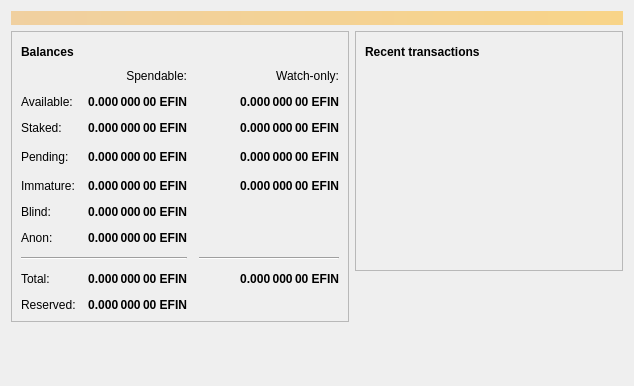
<?xml version="1.0" encoding="UTF-8"?>
<ui version="4.0">
 <class>OverviewPage</class>
 <widget class="QWidget" name="OverviewPage">
  <property name="geometry">
   <rect>
    <x>0</x>
    <y>0</y>
    <width>634</width>
    <height>386</height>
   </rect>
  </property>
  <property name="windowTitle">
   <string>Form</string>
  </property>
  <layout class="QVBoxLayout" name="topLayout">
   <item>
    <widget class="QLabel" name="labelAlerts">
     <property name="visible">
      <bool>false</bool>
     </property>
     <property name="styleSheet">
      <string notr="true">QLabel { background-color: qlineargradient(x1: 0, y1: 0, x2: 1, y2: 0, stop:0 #F0D0A0, stop:1 #F8D488); color:#000000; }</string>
     </property>
     <property name="wordWrap">
      <bool>true</bool>
     </property>
     <property name="margin">
      <number>3</number>
     </property>
     <property name="textInteractionFlags">
      <set>Qt::TextSelectableByMouse</set>
     </property>
    </widget>
   </item>
   <item>
    <layout class="QHBoxLayout" name="horizontalLayout" stretch="1,1">
     <item>
      <layout class="QVBoxLayout" name="verticalLayout_2">
       <item>
        <widget class="QFrame" name="frame">
         <property name="frameShape">
          <enum>QFrame::StyledPanel</enum>
         </property>
         <property name="frameShadow">
          <enum>QFrame::Raised</enum>
         </property>
         <layout class="QVBoxLayout" name="verticalLayout_4">
          <item>
           <layout class="QHBoxLayout" name="horizontalLayout_4">
            <item>
             <widget class="QLabel" name="label_5">
              <property name="font">
               <font>
                <weight>75</weight>
                <bold>true</bold>
               </font>
              </property>
              <property name="text">
               <string>Balances</string>
              </property>
             </widget>
            </item>
            <item>
             <widget class="QPushButton" name="labelWalletStatus">
              <property name="enabled">
               <bool>true</bool>
              </property>
              <property name="maximumSize">
               <size>
                <width>30</width>
                <height>16777215</height>
               </size>
              </property>
              <property name="toolTip">
               <string>The displayed information may be out of date. Your wallet automatically synchronizes with the Efin network after a connection is established, but this process has not completed yet.</string>
              </property>
              <property name="text">
               <string/>
              </property>
              <property name="icon">
               <iconset>
                <normaloff>:/icons/warning</normaloff>
                <disabledoff>:/icons/warning</disabledoff>:/icons/warning</iconset>
              </property>
              <property name="iconSize">
               <size>
                <width>24</width>
                <height>24</height>
               </size>
              </property>
              <property name="flat">
               <bool>true</bool>
              </property>
             </widget>
            </item>
            <item>
             <spacer name="horizontalSpacer_3">
              <property name="orientation">
               <enum>Qt::Horizontal</enum>
              </property>
              <property name="sizeHint" stdset="0">
               <size>
                <width>40</width>
                <height>20</height>
               </size>
              </property>
             </spacer>
            </item>
           </layout>
          </item>
          <item>
           <layout class="QGridLayout" name="gridLayout">
            <property name="spacing">
             <number>12</number>
            </property>
            <item row="2" column="1">
             <widget class="QLabel" name="labelStaked">
              <property name="font">
               <font>
                <weight>75</weight>
                <bold>true</bold>
               </font>
              </property>
              <property name="cursor">
               <cursorShape>IBeamCursor</cursorShape>
              </property>
              <property name="toolTip">
               <string>Your current staked balance</string>
              </property>
              <property name="text">
               <string notr="true">0.000 000 00 EFIN</string>
              </property>
              <property name="alignment">
               <set>Qt::AlignRight|Qt::AlignTrailing|Qt::AlignVCenter</set>
              </property>
              <property name="textInteractionFlags">
               <set>Qt::LinksAccessibleByMouse|Qt::TextSelectableByKeyboard|Qt::TextSelectableByMouse</set>
              </property>
             </widget>
            </item>
            <item row="2" column="2">
             <widget class="QLabel" name="labelWatchStaked">
              <property name="font">
               <font>
                <weight>75</weight>
                <bold>true</bold>
               </font>
              </property>
              <property name="cursor">
               <cursorShape>IBeamCursor</cursorShape>
              </property>
              <property name="toolTip">
               <string>Your current watch-only staked balance</string>
              </property>
              <property name="text">
               <string notr="true">0.000 000 00 EFIN</string>
              </property>
              <property name="alignment">
               <set>Qt::AlignRight|Qt::AlignTrailing|Qt::AlignVCenter</set>
              </property>
              <property name="textInteractionFlags">
               <set>Qt::LinksAccessibleByMouse|Qt::TextSelectableByKeyboard|Qt::TextSelectableByMouse</set>
              </property>
             </widget>
            </item>
            <item row="4" column="2">
             <widget class="QLabel" name="labelWatchImmature">
              <property name="font">
               <font>
                <weight>75</weight>
                <bold>true</bold>
               </font>
              </property>
              <property name="cursor">
               <cursorShape>IBeamCursor</cursorShape>
              </property>
              <property name="toolTip">
               <string>Mined balance in watch-only addresses that has not yet matured</string>
              </property>
              <property name="text">
               <string notr="true">0.000 000 00 EFIN</string>
              </property>
              <property name="alignment">
               <set>Qt::AlignRight|Qt::AlignTrailing|Qt::AlignVCenter</set>
              </property>
              <property name="textInteractionFlags">
               <set>Qt::LinksAccessibleByMouse|Qt::TextSelectableByKeyboard|Qt::TextSelectableByMouse</set>
              </property>
             </widget>
            </item>
            <item row="3" column="3">
             <spacer name="horizontalSpacer_2">
              <property name="orientation">
               <enum>Qt::Horizontal</enum>
              </property>
              <property name="sizeHint" stdset="0">
               <size>
                <width>40</width>
                <height>20</height>
               </size>
              </property>
             </spacer>
            </item>
            <item row="4" column="1">
             <widget class="QLabel" name="labelImmature">
              <property name="font">
               <font>
                <weight>75</weight>
                <bold>true</bold>
               </font>
              </property>
              <property name="cursor">
               <cursorShape>IBeamCursor</cursorShape>
              </property>
              <property name="toolTip">
               <string>Mined balance that has not yet matured</string>
              </property>
              <property name="text">
               <string notr="true">0.000 000 00 EFIN</string>
              </property>
              <property name="alignment">
               <set>Qt::AlignRight|Qt::AlignTrailing|Qt::AlignVCenter</set>
              </property>
              <property name="textInteractionFlags">
               <set>Qt::LinksAccessibleByMouse|Qt::TextSelectableByKeyboard|Qt::TextSelectableByMouse</set>
              </property>
             </widget>
            </item>
            <item row="3" column="2">
             <widget class="QLabel" name="labelWatchPending">
              <property name="font">
               <font>
                <weight>75</weight>
                <bold>true</bold>
               </font>
              </property>
              <property name="cursor">
               <cursorShape>IBeamCursor</cursorShape>
              </property>
              <property name="toolTip">
               <string>Unconfirmed transactions to watch-only addresses</string>
              </property>
              <property name="text">
               <string notr="true">0.000 000 00 EFIN</string>
              </property>
              <property name="alignment">
               <set>Qt::AlignRight|Qt::AlignTrailing|Qt::AlignVCenter</set>
              </property>
              <property name="textInteractionFlags">
               <set>Qt::LinksAccessibleByMouse|Qt::TextSelectableByKeyboard|Qt::TextSelectableByMouse</set>
              </property>
             </widget>
            </item>
            <item row="3" column="1">
             <widget class="QLabel" name="labelUnconfirmed">
              <property name="font">
               <font>
                <weight>75</weight>
                <bold>true</bold>
               </font>
              </property>
              <property name="cursor">
               <cursorShape>IBeamCursor</cursorShape>
              </property>
              <property name="toolTip">
               <string>Total of transactions that have yet to be confirmed, and do not yet count toward the spendable balance</string>
              </property>
              <property name="text">
               <string notr="true">0.000 000 00 EFIN</string>
              </property>
              <property name="alignment">
               <set>Qt::AlignRight|Qt::AlignTrailing|Qt::AlignVCenter</set>
              </property>
              <property name="textInteractionFlags">
               <set>Qt::LinksAccessibleByMouse|Qt::TextSelectableByKeyboard|Qt::TextSelectableByMouse</set>
              </property>
             </widget>
            </item>
            <item row="2" column="0">
             <widget class="QLabel" name="labelStakedText">
              <property name="text">
               <string>Staked:</string>
              </property>
             </widget>
            </item>
            <item row="7" column="2">
             <widget class="Line" name="lineWatchBalance">
              <property name="sizePolicy">
               <sizepolicy hsizetype="Preferred" vsizetype="Fixed">
                <horstretch>0</horstretch>
                <verstretch>0</verstretch>
               </sizepolicy>
              </property>
              <property name="minimumSize">
               <size>
                <width>140</width>
                <height>0</height>
               </size>
              </property>
              <property name="orientation">
               <enum>Qt::Horizontal</enum>
              </property>
             </widget>
            </item>
            <item row="8" column="2">
             <widget class="QLabel" name="labelWatchTotal">
              <property name="font">
               <font>
                <weight>75</weight>
                <bold>true</bold>
               </font>
              </property>
              <property name="cursor">
               <cursorShape>IBeamCursor</cursorShape>
              </property>
              <property name="toolTip">
               <string>Current total balance in watch-only addresses</string>
              </property>
              <property name="text">
               <string notr="true">0.000 000 00 EFIN</string>
              </property>
              <property name="alignment">
               <set>Qt::AlignRight|Qt::AlignTrailing|Qt::AlignVCenter</set>
              </property>
              <property name="textInteractionFlags">
               <set>Qt::LinksAccessibleByMouse|Qt::TextSelectableByKeyboard|Qt::TextSelectableByMouse</set>
              </property>
             </widget>
            </item>
            <item row="8" column="0">
             <widget class="QLabel" name="labelTotalText">
              <property name="text">
               <string>Total:</string>
              </property>
             </widget>
            </item>
            <item row="8" column="1">
             <widget class="QLabel" name="labelTotal">
              <property name="font">
               <font>
                <weight>75</weight>
                <bold>true</bold>
               </font>
              </property>
              <property name="cursor">
               <cursorShape>IBeamCursor</cursorShape>
              </property>
              <property name="toolTip">
               <string>Your current total balance</string>
              </property>
              <property name="text">
               <string notr="true">0.000 000 00 EFIN</string>
              </property>
              <property name="alignment">
               <set>Qt::AlignRight|Qt::AlignTrailing|Qt::AlignVCenter</set>
              </property>
              <property name="textInteractionFlags">
               <set>Qt::LinksAccessibleByMouse|Qt::TextSelectableByKeyboard|Qt::TextSelectableByMouse</set>
              </property>
             </widget>
            </item>
            <item row="0" column="2">
             <widget class="QLabel" name="labelWatchonly">
              <property name="text">
               <string>Watch-only:</string>
              </property>
              <property name="alignment">
               <set>Qt::AlignRight|Qt::AlignTrailing|Qt::AlignVCenter</set>
              </property>
             </widget>
            </item>
            <item row="7" column="0" colspan="2">
             <widget class="Line" name="line">
              <property name="orientation">
               <enum>Qt::Horizontal</enum>
              </property>
             </widget>
            </item>
            <item row="1" column="0">
             <widget class="QLabel" name="labelBalanceText">
              <property name="text">
               <string>Available:</string>
              </property>
             </widget>
            </item>
            <item row="4" column="0">
             <widget class="QLabel" name="labelImmatureText">
              <property name="text">
               <string>Immature:</string>
              </property>
             </widget>
            </item>
            <item row="1" column="2">
             <widget class="QLabel" name="labelWatchAvailable">
              <property name="font">
               <font>
                <weight>75</weight>
                <bold>true</bold>
               </font>
              </property>
              <property name="cursor">
               <cursorShape>IBeamCursor</cursorShape>
              </property>
              <property name="toolTip">
               <string>Your current balance in watch-only addresses</string>
              </property>
              <property name="text">
               <string notr="true">0.000 000 00 EFIN</string>
              </property>
              <property name="alignment">
               <set>Qt::AlignRight|Qt::AlignTrailing|Qt::AlignVCenter</set>
              </property>
              <property name="textInteractionFlags">
               <set>Qt::LinksAccessibleByMouse|Qt::TextSelectableByKeyboard|Qt::TextSelectableByMouse</set>
              </property>
             </widget>
            </item>
            <item row="3" column="0">
             <widget class="QLabel" name="labelPendingText">
              <property name="text">
               <string>Pending:</string>
              </property>
             </widget>
            </item>
            <item row="0" column="1">
             <widget class="QLabel" name="labelSpendable">
              <property name="text">
               <string>Spendable:</string>
              </property>
              <property name="alignment">
               <set>Qt::AlignRight|Qt::AlignTrailing|Qt::AlignVCenter</set>
              </property>
             </widget>
            </item>
            <item row="5" column="0">
             <widget class="QLabel" name="labelBlindBalanceText">
              <property name="text">
               <string>Blind:</string>
              </property>
             </widget>
            </item>
            <item row="5" column="1">
             <widget class="QLabel" name="labelBlindBalance">
              <property name="font">
               <font>
                <weight>75</weight>
                <bold>true</bold>
               </font>
              </property>
              <property name="cursor">
               <cursorShape>IBeamCursor</cursorShape>
              </property>
              <property name="toolTip">
               <string>Your current spendable blinded balance</string>
              </property>
              <property name="text">
               <string notr="true">0.000 000 00 EFIN</string>
              </property>
              <property name="alignment">
               <set>Qt::AlignRight|Qt::AlignTrailing|Qt::AlignVCenter</set>
              </property>
              <property name="textInteractionFlags">
               <set>Qt::LinksAccessibleByMouse|Qt::TextSelectableByKeyboard|Qt::TextSelectableByMouse</set>
              </property>
             </widget>
            </item>
            <item row="6" column="0">
             <widget class="QLabel" name="labelAnonText">
              <property name="text">
               <string>Anon:</string>
              </property>
             </widget>
            </item>
            <item row="6" column="1">
             <widget class="QLabel" name="labelAnonBalance">
              <property name="font">
               <font>
                <weight>75</weight>
                <bold>true</bold>
               </font>
              </property>
              <property name="cursor">
               <cursorShape>IBeamCursor</cursorShape>
              </property>
              <property name="toolTip">
               <string>Your current spendable anon balance</string>
              </property>
              <property name="text">
               <string notr="true">0.000 000 00 EFIN</string>
              </property>
              <property name="alignment">
               <set>Qt::AlignRight|Qt::AlignTrailing|Qt::AlignVCenter</set>
              </property>
              <property name="textInteractionFlags">
               <set>Qt::LinksAccessibleByMouse|Qt::TextSelectableByKeyboard|Qt::TextSelectableByMouse</set>
              </property>
             </widget>
            </item>
            <item row="1" column="1">
             <widget class="QLabel" name="labelBalance">
              <property name="font">
               <font>
                <weight>75</weight>
                <bold>true</bold>
               </font>
              </property>
              <property name="cursor">
               <cursorShape>IBeamCursor</cursorShape>
              </property>
              <property name="toolTip">
               <string>Your current spendable balance</string>
              </property>
              <property name="text">
               <string notr="true">0.000 000 00 EFIN</string>
              </property>
              <property name="alignment">
               <set>Qt::AlignRight|Qt::AlignTrailing|Qt::AlignVCenter</set>
              </property>
              <property name="textInteractionFlags">
               <set>Qt::LinksAccessibleByMouse|Qt::TextSelectableByKeyboard|Qt::TextSelectableByMouse</set>
              </property>
             </widget>
            </item>
            <item row="9" column="0">
             <widget class="QLabel" name="labelReservedText">
              <property name="text">
               <string>Reserved:</string>
              </property>
             </widget>
            </item>
            <item row="9" column="1">
             <widget class="QLabel" name="labelReserved">
              <property name="font">
               <font>
                <weight>75</weight>
                <bold>true</bold>
               </font>
              </property>
              <property name="cursor">
               <cursorShape>IBeamCursor</cursorShape>
              </property>
              <property name="toolTip">
               <string>Your current spendable balance</string>
              </property>
              <property name="text">
               <string notr="true">0.000 000 00 EFIN</string>
              </property>
              <property name="alignment">
               <set>Qt::AlignRight|Qt::AlignTrailing|Qt::AlignVCenter</set>
              </property>
              <property name="textInteractionFlags">
               <set>Qt::LinksAccessibleByMouse|Qt::TextSelectableByKeyboard|Qt::TextSelectableByMouse</set>
              </property>
             </widget>
            </item>
           </layout>
          </item>
         </layout>
        </widget>
       </item>
       <item>
        <spacer name="verticalSpacer">
         <property name="orientation">
          <enum>Qt::Vertical</enum>
         </property>
         <property name="sizeHint" stdset="0">
          <size>
           <width>20</width>
           <height>40</height>
          </size>
         </property>
        </spacer>
       </item>
      </layout>
     </item>
     <item>
      <layout class="QVBoxLayout" name="verticalLayout_3">
       <item>
        <widget class="QFrame" name="frame_2">
         <property name="frameShape">
          <enum>QFrame::StyledPanel</enum>
         </property>
         <property name="frameShadow">
          <enum>QFrame::Raised</enum>
         </property>
         <layout class="QVBoxLayout" name="verticalLayout">
          <item>
           <layout class="QHBoxLayout" name="horizontalLayout_2">
            <item>
             <widget class="QLabel" name="label_4">
              <property name="font">
               <font>
                <weight>75</weight>
                <bold>true</bold>
               </font>
              </property>
              <property name="text">
               <string>Recent transactions</string>
              </property>
             </widget>
            </item>
            <item>
             <widget class="QPushButton" name="labelTransactionsStatus">
              <property name="enabled">
               <bool>true</bool>
              </property>
              <property name="maximumSize">
               <size>
                <width>30</width>
                <height>16777215</height>
               </size>
              </property>
              <property name="toolTip">
               <string>The displayed information may be out of date. Your wallet automatically synchronizes with the Efin network after a connection is established, but this process has not completed yet.</string>
              </property>
              <property name="text">
               <string/>
              </property>
              <property name="icon">
               <iconset>
                <normaloff>:/icons/warning</normaloff>
                <disabledoff>:/icons/warning</disabledoff>:/icons/warning</iconset>
              </property>
              <property name="iconSize">
               <size>
                <width>24</width>
                <height>24</height>
               </size>
              </property>
              <property name="flat">
               <bool>true</bool>
              </property>
             </widget>
            </item>
            <item>
             <spacer name="horizontalSpacer">
              <property name="orientation">
               <enum>Qt::Horizontal</enum>
              </property>
              <property name="sizeHint" stdset="0">
               <size>
                <width>40</width>
                <height>20</height>
               </size>
              </property>
             </spacer>
            </item>
           </layout>
          </item>
          <item>
           <widget class="QListView" name="listTransactions">
            <property name="styleSheet">
             <string notr="true">QListView { background: transparent; }</string>
            </property>
            <property name="frameShape">
             <enum>QFrame::NoFrame</enum>
            </property>
            <property name="verticalScrollBarPolicy">
             <enum>Qt::ScrollBarAlwaysOff</enum>
            </property>
            <property name="horizontalScrollBarPolicy">
             <enum>Qt::ScrollBarAlwaysOff</enum>
            </property>
            <property name="selectionMode">
             <enum>QAbstractItemView::NoSelection</enum>
            </property>
           </widget>
          </item>
         </layout>
        </widget>
       </item>
       <item>
        <spacer name="verticalSpacer_2">
         <property name="orientation">
          <enum>Qt::Vertical</enum>
         </property>
         <property name="sizeHint" stdset="0">
          <size>
           <width>20</width>
           <height>40</height>
          </size>
         </property>
        </spacer>
       </item>
      </layout>
     </item>
    </layout>
   </item>
  </layout>
 </widget>
 <resources/>
 <connections/>
</ui>
